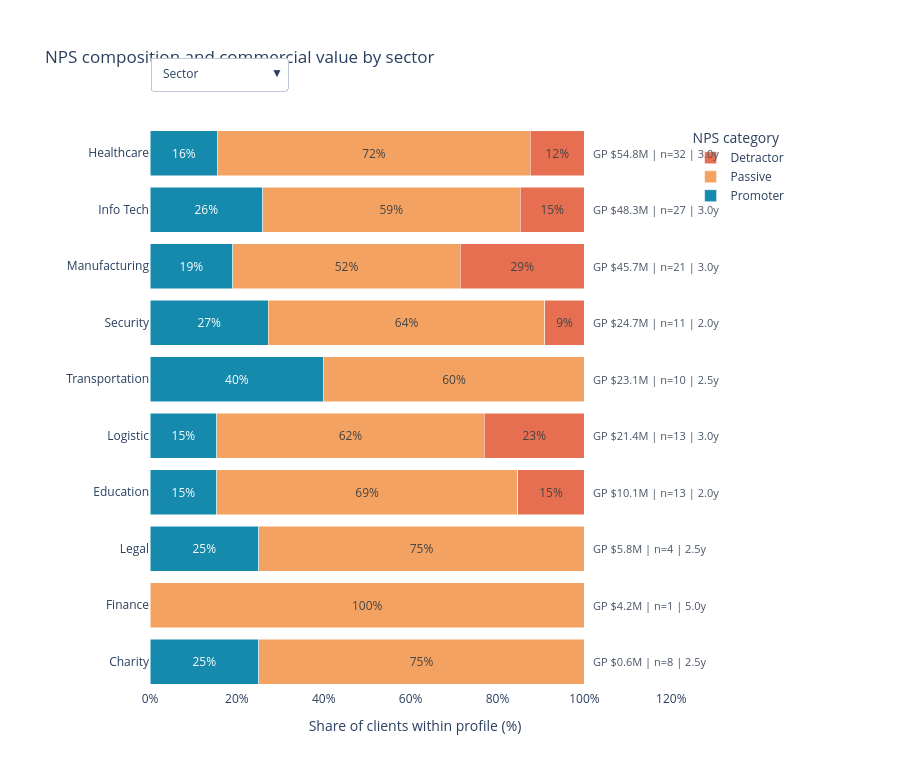

Notebook cell for this chart:
### Markdown cell above
## Chart 3 of 3 — Advocacy composition and commercial value by client profile (Plotly Graph Objects)

The previous opportunity scatter compressed most segments near the bottom-left because the client portfolio is dominated by Passives and most Promoter/Detractor shares are relatively small. This replacement uses a 100% stacked bar chart to make the NPS composition of each profile directly comparable. Profiles are sorted by total gross profit, while the right-side labels show total gross profit, client count and median observed longevity. The embedded dropdown and dashboard filters allow the profile breakdown to change between sector, client type, organisation size and country.

Interpretation: profiles with a large Detractor section and substantial gross profit are service-recovery priorities; profiles with a large Promoter section and substantial gross profit are advocacy assets; large Passive sections identify conversion opportunities.

### Code cell
profile_columns = {
    'Sector': 'Sector',
    'Client type': 'Client_Type',
    'Organisation size': 'Organisation_Size',
    'Country': 'Country'
}

def _profile_summary(d, profile_col):
    """Return one row per profile with NPS composition and commercial measures."""
    p = (d.groupby(profile_col, dropna=False, observed=True)
         .agg(Clients=('Client ID','size'), Revenue=('Revenue','sum'), Gross_Profit=('Gross_Profit','sum'),
              Median_Longevity=('Observed_Longevity','median'))
         .reset_index().rename(columns={profile_col:'Profile'}))
    counts = (d.assign(_one=1).pivot_table(index=profile_col, columns='NPS Category', values='_one',
             aggfunc='sum', fill_value=0, observed=False).reset_index().rename(columns={profile_col:'Profile'}))
    for cat in category_order:
        if cat not in counts.columns:
            counts[cat] = 0
    p = p.merge(counts[['Profile'] + category_order], on='Profile', how='left')
    for cat in category_order:
        p[f'{cat}_Share'] = p[cat] / p['Clients']
    p['Gross_Margin'] = p['Gross_Profit'] / p['Revenue'].replace(0, np.nan)
    p['Net_Advocacy'] = p['Promoter_Share'] - p['Detractor_Share']
    return p.sort_values('Gross_Profit', ascending=True).reset_index(drop=True)

profile_frames = {label: _profile_summary(client, col) for label, col in profile_columns.items()}

def _add_mix_traces(fig, p, profile_label, visible=True):
    """Add one profile breakdown as three NPS composition traces."""
    for cat in category_order:
        share = p[f'{cat}_Share'] * 100
        custom = p[['Profile','Clients','Gross_Profit','Revenue','Gross_Margin','Median_Longevity',cat]].to_numpy()
        fig.add_trace(go.Bar(
            x=share, y=p['Profile'].astype(str), orientation='h', name=cat, visible=visible,
            marker_color=colour_map[cat], text=share.map(lambda v: f'{v:.0f}%' if v >= 8 else ''),
            textposition='inside', insidetextanchor='middle',
            customdata=custom,
            hovertemplate='<b>%{customdata[0]}</b><br>NPS category: ' + cat + '<br>'
                          'Share of profile clients: %{x:.1f}%<br>'
                          'Clients in category: %{customdata[6]:.0f}<br>'
                          'Total profile gross profit: $%{customdata[2]:,.0f}<br>'
                          'Total profile revenue: $%{customdata[3]:,.0f}<br>'
                          'Gross margin: %{customdata[4]:.1%}<br>'
                          'Clients in profile: %{customdata[1]:.0f}<br>'
                          'Median observed longevity: %{customdata[5]:.1f} years<extra></extra>'
        ))

def _mix_annotations(p):
    return [dict(x=101.5, y=row['Profile'], xref='x', yref='y', text=f"GP ${row['Gross_Profit']/1e6:.1f}M | n={int(row['Clients'])} | {row['Median_Longevity']:.1f}y",
                 showarrow=False, xanchor='left', font=dict(size=11, color='#4A5568')) for _, row in p.iterrows()]

# Static notebook view: all profile breakdowns are available through a Plotly dropdown.
fig3 = go.Figure()
profile_labels = list(profile_frames)
trace_counts = {}
for i, profile_label in enumerate(profile_labels):
    p = profile_frames[profile_label]
    _add_mix_traces(fig3, p, profile_label, visible=(i == 0))
    trace_counts[profile_label] = len(category_order)

mix_buttons = []
start = 0
for profile_label, count in trace_counts.items():
    visible = [False] * sum(trace_counts.values())
    visible[start:start + count] = [True] * count
    mix_buttons.append(dict(label=profile_label, method='update', args=[
        {'visible': visible},
        {'title': f'NPS composition and commercial value by {profile_label.lower()}',
         'annotations': _mix_annotations(profile_frames[profile_label])}
    ]))
    start += count

fig3.update_layout(
    title='NPS composition and commercial value by sector', template='plotly_white', height=760,
    barmode='stack', xaxis=dict(title='Share of clients within profile (%)', range=[0, 122], ticksuffix='%'),
    yaxis=dict(title='', categoryorder='array', categoryarray=profile_frames['Sector']['Profile']),
    annotations=_mix_annotations(profile_frames['Sector']),
    updatemenus=[dict(buttons=mix_buttons, direction='down', x=0, y=1.12, xanchor='left', yanchor='top', showactive=True)],
    legend_title='NPS category', margin=dict(t=125, l=150, r=220, b=70)
)
fig3.show()

### Figure 1 — Plotly figure (JSON) as saved in the notebook; plotly's stock layout.template omitted (floating-point values rounded to 4 significant figures)
{"data": [{"customdata": [["Charity", 8, 615288, 4177578, 0.1473, 2.5, 2], ["Finance", 1, 4151025, 9920952, 0.4184, 5, 0], ["Legal", 4, 5820737, 13797527, 0.4219, 2.5, 1], ["Education", 13, 10111880, 22708903, 0.4453, 2, 2], ["Logistic", 13, 21424850, 47179279, 0.4541, 3, 2], ["Transportation", 10, 23066754, 51963991, 0.4439, 2.5, 4], ["Security", 11, 24741141, 55972693, 0.442, 2, 3], ["Manufacturing", 21, 45706703, 100263383, 0.4559, 3, 4], ["Info Tech", 27, 48302268, 110299388, 0.4379, 3, 7], ["Healthcare", 32, 54795524, 124562953, 0.4399, 3, 5]], "hovertemplate": "<b>%{customdata[0]}</b><br>NPS category: Promoter<br>Share of profile clients: %{x:.1f}%<br>Clients in category: %{customdata[6]:.0f}<br>Total profile gross profit: $%{customdata[2]:,.0f}<br>Total profile revenue: $%{customdata[3]:,.0f}<br>Gross margin: %{customdata[4]:.1%}<br>Clients in profile: %{customdata[1]:.0f}<br>Median observed longevity: %{customdata[5]:.1f} years<extra></extra>", "insidetextanchor": "middle", "marker": {"color": "#168aad"}, "name": "Promoter", "orientation": "h", "text": ["25%", "", "25%", "15%", "15%", "40%", "27%", "19%", "26%", "16%"], "textposition": "inside", "type": "bar", "visible": true, "x": [25, 0, 25, 15.38, 15.38, 40, 27.27, 19.05, 25.93, 15.62], "y": ["Charity", "Finance", "Legal", "Education", "Logistic", "Transportation", "Security", "Manufacturing", "Info Tech", "Healthcare"]}, {"customdata": [["Charity", 8, 615288, 4177578, 0.1473, 2.5, 6], ["Finance", 1, 4151025, 9920952, 0.4184, 5, 1], ["Legal", 4, 5820737, 13797527, 0.4219, 2.5, 3], ["Education", 13, 10111880, 22708903, 0.4453, 2, 9], ["Logistic", 13, 21424850, 47179279, 0.4541, 3, 8], ["Transportation", 10, 23066754, 51963991, 0.4439, 2.5, 6], ["Security", 11, 24741141, 55972693, 0.442, 2, 7], ["Manufacturing", 21, 45706703, 100263383, 0.4559, 3, 11], ["Info Tech", 27, 48302268, 110299388, 0.4379, 3, 16], ["Healthcare", 32, 54795524, 124562953, 0.4399, 3, 23]], "hovertemplate": "<b>%{customdata[0]}</b><br>NPS category: Passive<br>Share of profile clients: %{x:.1f}%<br>Clients in category: %{customdata[6]:.0f}<br>Total profile gross profit: $%{customdata[2]:,.0f}<br>Total profile revenue: $%{customdata[3]:,.0f}<br>Gross margin: %{customdata[4]:.1%}<br>Clients in profile: %{customdata[1]:.0f}<br>Median observed longevity: %{customdata[5]:.1f} years<extra></extra>", "insidetextanchor": "middle", "marker": {"color": "#f4a261"}, "name": "Passive", "orientation": "h", "text": ["75%", "100%", "75%", "69%", "62%", "60%", "64%", "52%", "59%", "72%"], "textposition": "inside", "type": "bar", "visible": true, "x": [75, 100, 75, 69.23, 61.54, 60, 63.64, 52.38, 59.26, 71.88], "y": ["Charity", "Finance", "Legal", "Education", "Logistic", "Transportation", "Security", "Manufacturing", "Info Tech", "Healthcare"]}, {"customdata": [["Charity", 8, 615288, 4177578, 0.1473, 2.5, 0], ["Finance", 1, 4151025, 9920952, 0.4184, 5, 0], ["Legal", 4, 5820737, 13797527, 0.4219, 2.5, 0], ["Education", 13, 10111880, 22708903, 0.4453, 2, 2], ["Logistic", 13, 21424850, 47179279, 0.4541, 3, 3], ["Transportation", 10, 23066754, 51963991, 0.4439, 2.5, 0], ["Security", 11, 24741141, 55972693, 0.442, 2, 1], ["Manufacturing", 21, 45706703, 100263383, 0.4559, 3, 6], ["Info Tech", 27, 48302268, 110299388, 0.4379, 3, 4], ["Healthcare", 32, 54795524, 124562953, 0.4399, 3, 4]], "hovertemplate": "<b>%{customdata[0]}</b><br>NPS category: Detractor<br>Share of profile clients: %{x:.1f}%<br>Clients in category: %{customdata[6]:.0f}<br>Total profile gross profit: $%{customdata[2]:,.0f}<br>Total profile revenue: $%{customdata[3]:,.0f}<br>Gross margin: %{customdata[4]:.1%}<br>Clients in profile: %{customdata[1]:.0f}<br>Median observed longevity: %{customdata[5]:.1f} years<extra></extra>", "insidetextanchor": "middle", "marker": {"color": "#e76f51"}, "name": "Detractor", "orientation": "h", "text": ["", "", "", "15%", "23%", "", "9%", "29%", "15%", "12%"], "textposition": "inside", "type": "bar", "visible": true, "x": [0, 0, 0, 15.38, 23.08, 0, 9.091, 28.57, 14.81, 12.5], "y": ["Charity", "Finance", "Legal", "Education", "Logistic", "Transportation", "Security", "Manufacturing", "Info Tech", "Healthcare"]}, {"customdata": [["NPO", 13, 940640, 5496016, 0.1711, 2, 3], ["Govt", 21, 49404990, 111420481, 0.4434, 2, 7], ["Private", 106, 188390540, 423930150, 0.4444, 3, 20]], "hovertemplate": "<b>%{customdata[0]}</b><br>NPS category: Promoter<br>Share of profile clients: %{x:.1f}%<br>Clients in category: %{customdata[6]:.0f}<br>Total profile gross profit: $%{customdata[2]:,.0f}<br>Total profile revenue: $%{customdata[3]:,.0f}<br>Gross margin: %{customdata[4]:.1%}<br>Clients in profile: %{customdata[1]:.0f}<br>Median observed longevity: %{customdata[5]:.1f} years<extra></extra>", "insidetextanchor": "middle", "marker": {"color": "#168aad"}, "name": "Promoter", "orientation": "h", "text": ["23%", "33%", "19%"], "textposition": "inside", "type": "bar", "visible": false, "x": [23.08, 33.33, 18.87], "y": ["NPO", "Govt", "Private"]}, {"customdata": [["NPO", 13, 940640, 5496016, 0.1711, 2, 9], ["Govt", 21, 49404990, 111420481, 0.4434, 2, 12], ["Private", 106, 188390540, 423930150, 0.4444, 3, 69]], "hovertemplate": "<b>%{customdata[0]}</b><br>NPS category: Passive<br>Share of profile clients: %{x:.1f}%<br>Clients in category: %{customdata[6]:.0f}<br>Total profile gross profit: $%{customdata[2]:,.0f}<br>Total profile revenue: $%{customdata[3]:,.0f}<br>Gross margin: %{customdata[4]:.1%}<br>Clients in profile: %{customdata[1]:.0f}<br>Median observed longevity: %{customdata[5]:.1f} years<extra></extra>", "insidetextanchor": "middle", "marker": {"color": "#f4a261"}, "name": "Passive", "orientation": "h", "text": ["69%", "57%", "65%"], "textposition": "inside", "type": "bar", "visible": false, "x": [69.23, 57.14, 65.09], "y": ["NPO", "Govt", "Private"]}, {"customdata": [["NPO", 13, 940640, 5496016, 0.1711, 2, 1], ["Govt", 21, 49404990, 111420481, 0.4434, 2, 2], ["Private", 106, 188390540, 423930150, 0.4444, 3, 17]], "hovertemplate": "<b>%{customdata[0]}</b><br>NPS category: Detractor<br>Share of profile clients: %{x:.1f}%<br>Clients in category: %{customdata[6]:.0f}<br>Total profile gross profit: $%{customdata[2]:,.0f}<br>Total profile revenue: $%{customdata[3]:,.0f}<br>Gross margin: %{customdata[4]:.1%}<br>Clients in profile: %{customdata[1]:.0f}<br>Median observed longevity: %{customdata[5]:.1f} years<extra></extra>", "insidetextanchor": "middle", "marker": {"color": "#e76f51"}, "name": "Detractor", "orientation": "h", "text": ["", "10%", "16%"], "textposition": "inside", "type": "bar", "visible": false, "x": [7.692, 9.524, 16.04], "y": ["NPO", "Govt", "Private"]}, {"customdata": [["1 ~ 49", 20, 23857996, 56199199, 0.4245, 3, 4], ["> 200", 60, 106820731, 239999478, 0.4451, 2, 16], ["50 ~ 200", 60, 108057443, 244647970, 0.4417, 3, 10]], "hovertemplate": "<b>%{customdata[0]}</b><br>NPS category: Promoter<br>Share of profile clients: %{x:.1f}%<br>Clients in category: %{customdata[6]:.0f}<br>Total profile gross profit: $%{customdata[2]:,.0f}<br>Total profile revenue: $%{customdata[3]:,.0f}<br>Gross margin: %{customdata[4]:.1%}<br>Clients in profile: %{customdata[1]:.0f}<br>Median observed longevity: %{customdata[5]:.1f} years<extra></extra>", "insidetextanchor": "middle", "marker": {"color": "#168aad"}, "name": "Promoter", "orientation": "h", "text": ["20%", "27%", "17%"], "textposition": "inside", "type": "bar", "visible": false, "x": [20, 26.67, 16.67], "y": ["1 ~ 49", "> 200", "50 ~ 200"]}, {"customdata": [["1 ~ 49", 20, 23857996, 56199199, 0.4245, 3, 16], ["> 200", 60, 106820731, 239999478, 0.4451, 2, 37], ["50 ~ 200", 60, 108057443, 244647970, 0.4417, 3, 37]], "hovertemplate": "<b>%{customdata[0]}</b><br>NPS category: Passive<br>Share of profile clients: %{x:.1f}%<br>Clients in category: %{customdata[6]:.0f}<br>Total profile gross profit: $%{customdata[2]:,.0f}<br>Total profile revenue: $%{customdata[3]:,.0f}<br>Gross margin: %{customdata[4]:.1%}<br>Clients in profile: %{customdata[1]:.0f}<br>Median observed longevity: %{customdata[5]:.1f} years<extra></extra>", "insidetextanchor": "middle", "marker": {"color": "#f4a261"}, "name": "Passive", "orientation": "h", "text": ["80%", "62%", "62%"], "textposition": "inside", "type": "bar", "visible": false, "x": [80, 61.67, 61.67], "y": ["1 ~ 49", "> 200", "50 ~ 200"]}, {"customdata": [["1 ~ 49", 20, 23857996, 56199199, 0.4245, 3, 0], ["> 200", 60, 106820731, 239999478, 0.4451, 2, 7], ["50 ~ 200", 60, 108057443, 244647970, 0.4417, 3, 13]], "hovertemplate": "<b>%{customdata[0]}</b><br>NPS category: Detractor<br>Share of profile clients: %{x:.1f}%<br>Clients in category: %{customdata[6]:.0f}<br>Total profile gross profit: $%{customdata[2]:,.0f}<br>Total profile revenue: $%{customdata[3]:,.0f}<br>Gross margin: %{customdata[4]:.1%}<br>Clients in profile: %{customdata[1]:.0f}<br>Median observed longevity: %{customdata[5]:.1f} years<extra></extra>", "insidetextanchor": "middle", "marker": {"color": "#e76f51"}, "name": "Detractor", "orientation": "h", "text": ["", "12%", "22%"], "textposition": "inside", "type": "bar", "visible": false, "x": [0, 11.67, 21.67], "y": ["1 ~ 49", "> 200", "50 ~ 200"]}, {"customdata": [["Malaysian", 1, 67761, 172191, 0.3935, 1, 1], ["India", 4, 4220730, 8711566, 0.4845, 1.5, 1], ["Philippines", 2, 4376978, 10404164, 0.4207, 3, 2], ["China", 4, 6671981, 12597150, 0.5296, 3, 0], ["Indonesia", 8, 6712672, 14514577, 0.4625, 3, 0], ["Malaysia", 14, 43492055, 94939306, 0.4581, 5, 3], ["Singapore", 107, 173193993, 399507693, 0.4335, 2, 23]], "hovertemplate": "<b>%{customdata[0]}</b><br>NPS category: Promoter<br>Share of profile clients: %{x:.1f}%<br>Clients in category: %{customdata[6]:.0f}<br>Total profile gross profit: $%{customdata[2]:,.0f}<br>Total profile revenue: $%{customdata[3]:,.0f}<br>Gross margin: %{customdata[4]:.1%}<br>Clients in profile: %{customdata[1]:.0f}<br>Median observed longevity: %{customdata[5]:.1f} years<extra></extra>", "insidetextanchor": "middle", "marker": {"color": "#168aad"}, "name": "Promoter", "orientation": "h", "text": ["100%", "25%", "100%", "", "", "21%", "21%"], "textposition": "inside", "type": "bar", "visible": false, "x": [100, 25, 100, 0, 0, 21.43, 21.5], "y": ["Malaysian", "India", "Philippines", "China", "Indonesia", "Malaysia", "Singapore"]}, {"customdata": [["Malaysian", 1, 67761, 172191, 0.3935, 1, 0], ["India", 4, 4220730, 8711566, 0.4845, 1.5, 3], ["Philippines", 2, 4376978, 10404164, 0.4207, 3, 0], ["China", 4, 6671981, 12597150, 0.5296, 3, 4], ["Indonesia", 8, 6712672, 14514577, 0.4625, 3, 3], ["Malaysia", 14, 43492055, 94939306, 0.4581, 5, 10], ["Singapore", 107, 173193993, 399507693, 0.4335, 2, 70]], "hovertemplate": "<b>%{customdata[0]}</b><br>NPS category: Passive<br>Share of profile clients: %{x:.1f}%<br>Clients in category: %{customdata[6]:.0f}<br>Total profile gross profit: $%{customdata[2]:,.0f}<br>Total profile revenue: $%{customdata[3]:,.0f}<br>Gross margin: %{customdata[4]:.1%}<br>Clients in profile: %{customdata[1]:.0f}<br>Median observed longevity: %{customdata[5]:.1f} years<extra></extra>", "insidetextanchor": "middle", "marker": {"color": "#f4a261"}, "name": "Passive", "orientation": "h", "text": ["", "75%", "", "100%", "38%", "71%", "65%"], "textposition": "inside", "type": "bar", "visible": false, "x": [0, 75, 0, 100, 37.5, 71.43, 65.42], "y": ["Malaysian", "India", "Philippines", "China", "Indonesia", "Malaysia", "Singapore"]}, {"customdata": [["Malaysian", 1, 67761, 172191, 0.3935, 1, 0], ["India", 4, 4220730, 8711566, 0.4845, 1.5, 0], ["Philippines", 2, 4376978, 10404164, 0.4207, 3, 0], ["China", 4, 6671981, 12597150, 0.5296, 3, 0], ["Indonesia", 8, 6712672, 14514577, 0.4625, 3, 5], ["Malaysia", 14, 43492055, 94939306, 0.4581, 5, 1], ["Singapore", 107, 173193993, 399507693, 0.4335, 2, 14]], "hovertemplate": "<b>%{customdata[0]}</b><br>NPS category: Detractor<br>Share of profile clients: %{x:.1f}%<br>Clients in category: %{customdata[6]:.0f}<br>Total profile gross profit: $%{customdata[2]:,.0f}<br>Total profile revenue: $%{customdata[3]:,.0f}<br>Gross margin: %{customdata[4]:.1%}<br>Clients in profile: %{customdata[1]:.0f}<br>Median observed longevity: %{customdata[5]:.1f} years<extra></extra>", "insidetextanchor": "middle", "marker": {"color": "#e76f51"}, "name": "Detractor", "orientation": "h", "text": ["", "", "", "", "62%", "", "13%"], "textposition": "inside", "type": "bar", "visible": false, "x": [0, 0, 0, 0, 62.5, 7.143, 13.08], "y": ["Malaysian", "India", "Philippines", "China", "Indonesia", "Malaysia", "Singapore"]}], "layout": {"annotations": [{"font": {"color": "#4A5568", "size": 11}, "showarrow": false, "text": "GP $0.6M | n=8 | 2.5y", "x": 101.5, "xanchor": "left", "xref": "x", "y": "Charity", "yref": "y"}, {"font": {"color": "#4A5568", "size": 11}, "showarrow": false, "text": "GP $4.2M | n=1 | 5.0y", "x": 101.5, "xanchor": "left", "xref": "x", "y": "Finance", "yref": "y"}, {"font": {"color": "#4A5568", "size": 11}, "showarrow": false, "text": "GP $5.8M | n=4 | 2.5y", "x": 101.5, "xanchor": "left", "xref": "x", "y": "Legal", "yref": "y"}, {"font": {"color": "#4A5568", "size": 11}, "showarrow": false, "text": "GP $10.1M | n=13 | 2.0y", "x": 101.5, "xanchor": "left", "xref": "x", "y": "Education", "yref": "y"}, {"font": {"color": "#4A5568", "size": 11}, "showarrow": false, "text": "GP $21.4M | n=13 | 3.0y", "x": 101.5, "xanchor": "left", "xref": "x", "y": "Logistic", "yref": "y"}, {"font": {"color": "#4A5568", "size": 11}, "showarrow": false, "text": "GP $23.1M | n=10 | 2.5y", "x": 101.5, "xanchor": "left", "xref": "x", "y": "Transportation", "yref": "y"}, {"font": {"color": "#4A5568", "size": 11}, "showarrow": false, "text": "GP $24.7M | n=11 | 2.0y", "x": 101.5, "xanchor": "left", "xref": "x", "y": "Security", "yref": "y"}, {"font": {"color": "#4A5568", "size": 11}, "showarrow": false, "text": "GP $45.7M | n=21 | 3.0y", "x": 101.5, "xanchor": "left", "xref": "x", "y": "Manufacturing", "yref": "y"}, {"font": {"color": "#4A5568", "size": 11}, "showarrow": false, "text": "GP $48.3M | n=27 | 3.0y", "x": 101.5, "xanchor": "left", "xref": "x", "y": "Info Tech", "yref": "y"}, {"font": {"color": "#4A5568", "size": 11}, "showarrow": false, "text": "GP $54.8M | n=32 | 3.0y", "x": 101.5, "xanchor": "left", "xref": "x", "y": "Healthcare", "yref": "y"}], "barmode": "stack", "height": 760, "legend": {"title": {"text": "NPS category"}}, "margin": {"b": 70, "l": 150, "r": 220, "t": 125}, "title": {"text": "NPS composition and commercial value by sector"}, "updatemenus": [{"buttons": [{"args": [{"visible": [true, true, true, false, false, false, false, false, false, false, false, false]}, {"annotations": [{"font": {"color": "#4A5568", "size": 11}, "showarrow": false, "text": "GP $0.6M | n=8 | 2.5y", "x": 101.5, "xanchor": "left", "xref": "x", "y": "Charity", "yref": "y"}, {"font": {"color": "#4A5568", "size": 11}, "showarrow": false, "text": "GP $4.2M | n=1 | 5.0y", "x": 101.5, "xanchor": "left", "xref": "x", "y": "Finance", "yref": "y"}, {"font": {"color": "#4A5568", "size": 11}, "showarrow": false, "text": "GP $5.8M | n=4 | 2.5y", "x": 101.5, "xanchor": "left", "xref": "x", "y": "Legal", "yref": "y"}, {"font": {"color": "#4A5568", "size": 11}, "showarrow": false, "text": "GP $10.1M | n=13 | 2.0y", "x": 101.5, "xanchor": "left", "xref": "x", "y": "Education", "yref": "y"}, {"font": {"color": "#4A5568", "size": 11}, "showarrow": false, "text": "GP $21.4M | n=13 | 3.0y", "x": 101.5, "xanchor": "left", "xref": "x", "y": "Logistic", "yref": "y"}, {"font": {"color": "#4A5568", "size": 11}, "showarrow": false, "text": "GP $23.1M | n=10 | 2.5y", "x": 101.5, "xanchor": "left", "xref": "x", "y": "Transportation", "yref": "y"}, {"font": {"color": "#4A5568", "size": 11}, "showarrow": false, "text": "GP $24.7M | n=11 | 2.0y", "x": 101.5, "xanchor": "left", "xref": "x", "y": "Security", "yref": "y"}, {"font": {"color": "#4A5568", "size": 11}, "showarrow": false, "text": "GP $45.7M | n=21 | 3.0y", "x": 101.5, "xanchor": "left", "xref": "x", "y": "Manufacturing", "yref": "y"}, {"font": {"color": "#4A5568", "size": 11}, "showarrow": false, "text": "GP $48.3M | n=27 | 3.0y", "x": 101.5, "xanchor": "left", "xref": "x", "y": "Info Tech", "yref": "y"}, {"font": {"color": "#4A5568", "size": 11}, "showarrow": false, "text": "GP $54.8M | n=32 | 3.0y", "x": 101.5, "xanchor": "left", "xref": "x", "y": "Healthcare", "yref": "y"}], "title": "NPS composition and commercial value by sector"}], "label": "Sector", "method": "update"}, {"args": [{"visible": [false, false, false, true, true, true, false, false, false, false, false, false]}, {"annotations": [{"font": {"color": "#4A5568", "size": 11}, "showarrow": false, "text": "GP $0.9M | n=13 | 2.0y", "x": 101.5, "xanchor": "left", "xref": "x", "y": "NPO", "yref": "y"}, {"font": {"color": "#4A5568", "size": 11}, "showarrow": false, "text": "GP $49.4M | n=21 | 2.0y", "x": 101.5, "xanchor": "left", "xref": "x", "y": "Govt", "yref": "y"}, {"font": {"color": "#4A5568", "size": 11}, "showarrow": false, "text": "GP $188.4M | n=106 | 3.0y", "x": 101.5, "xanchor": "left", "xref": "x", "y": "Private", "yref": "y"}], "title": "NPS composition and commercial value by client type"}], "label": "Client type", "method": "update"}, {"args": [{"visible": [false, false, false, false, false, false, true, true, true, false, false, false]}, {"annotations": [{"font": {"color": "#4A5568", "size": 11}, "showarrow": false, "text": "GP $23.9M | n=20 | 3.0y", "x": 101.5, "xanchor": "left", "xref": "x", "y": "1 ~ 49", "yref": "y"}, {"font": {"color": "#4A5568", "size": 11}, "showarrow": false, "text": "GP $106.8M | n=60 | 2.0y", "x": 101.5, "xanchor": "left", "xref": "x", "y": "> 200", "yref": "y"}, {"font": {"color": "#4A5568", "size": 11}, "showarrow": false, "text": "GP $108.1M | n=60 | 3.0y", "x": 101.5, "xanchor": "left", "xref": "x", "y": "50 ~ 200", "yref": "y"}], "title": "NPS composition and commercial value by organisation size"}], "label": "Organisation size", "method": "update"}, {"args": [{"visible": [false, false, false, false, false, false, false, false, false, true, true, true]}, {"annotations": [{"font": {"color": "#4A5568", "size": 11}, "showarrow": false, "text": "GP $0.1M | n=1 | 1.0y", "x": 101.5, "xanchor": "left", "xref": "x", "y": "Malaysian", "yref": "y"}, {"font": {"color": "#4A5568", "size": 11}, "showarrow": false, "text": "GP $4.2M | n=4 | 1.5y", "x": 101.5, "xanchor": "left", "xref": "x", "y": "India", "yref": "y"}, {"font": {"color": "#4A5568", "size": 11}, "showarrow": false, "text": "GP $4.4M | n=2 | 3.0y", "x": 101.5, "xanchor": "left", "xref": "x", "y": "Philippines", "yref": "y"}, {"font": {"color": "#4A5568", "size": 11}, "showarrow": false, "text": "GP $6.7M | n=4 | 3.0y", "x": 101.5, "xanchor": "left", "xref": "x", "y": "China", "yref": "y"}, {"font": {"color": "#4A5568", "size": 11}, "showarrow": false, "text": "GP $6.7M | n=8 | 3.0y", "x": 101.5, "xanchor": "left", "xref": "x", "y": "Indonesia", "yref": "y"}, {"font": {"color": "#4A5568", "size": 11}, "showarrow": false, "text": "GP $43.5M | n=14 | 5.0y", "x": 101.5, "xanchor": "left", "xref": "x", "y": "Malaysia", "yref": "y"}, {"font": {"color": "#4A5568", "size": 11}, "showarrow": false, "text": "GP $173.2M | n=107 | 2.0y", "x": 101.5, "xanchor": "left", "xref": "x", "y": "Singapore", "yref": "y"}], "title": "NPS composition and commercial value by country"}], "label": "Country", "method": "update"}], "direction": "down", "showactive": true, "x": 0, "xanchor": "left", "y": 1.12, "yanchor": "top"}], "xaxis": {"range": [0, 122], "ticksuffix": "%", "title": {"text": "Share of clients within profile (%)"}}, "yaxis": {"categoryarray": ["Charity", "Finance", "Legal", "Education", "Logistic", "Transportation", "Security", "Manufacturing", "Info Tech", "Healthcare"], "categoryorder": "array", "title": {"text": ""}}}}
